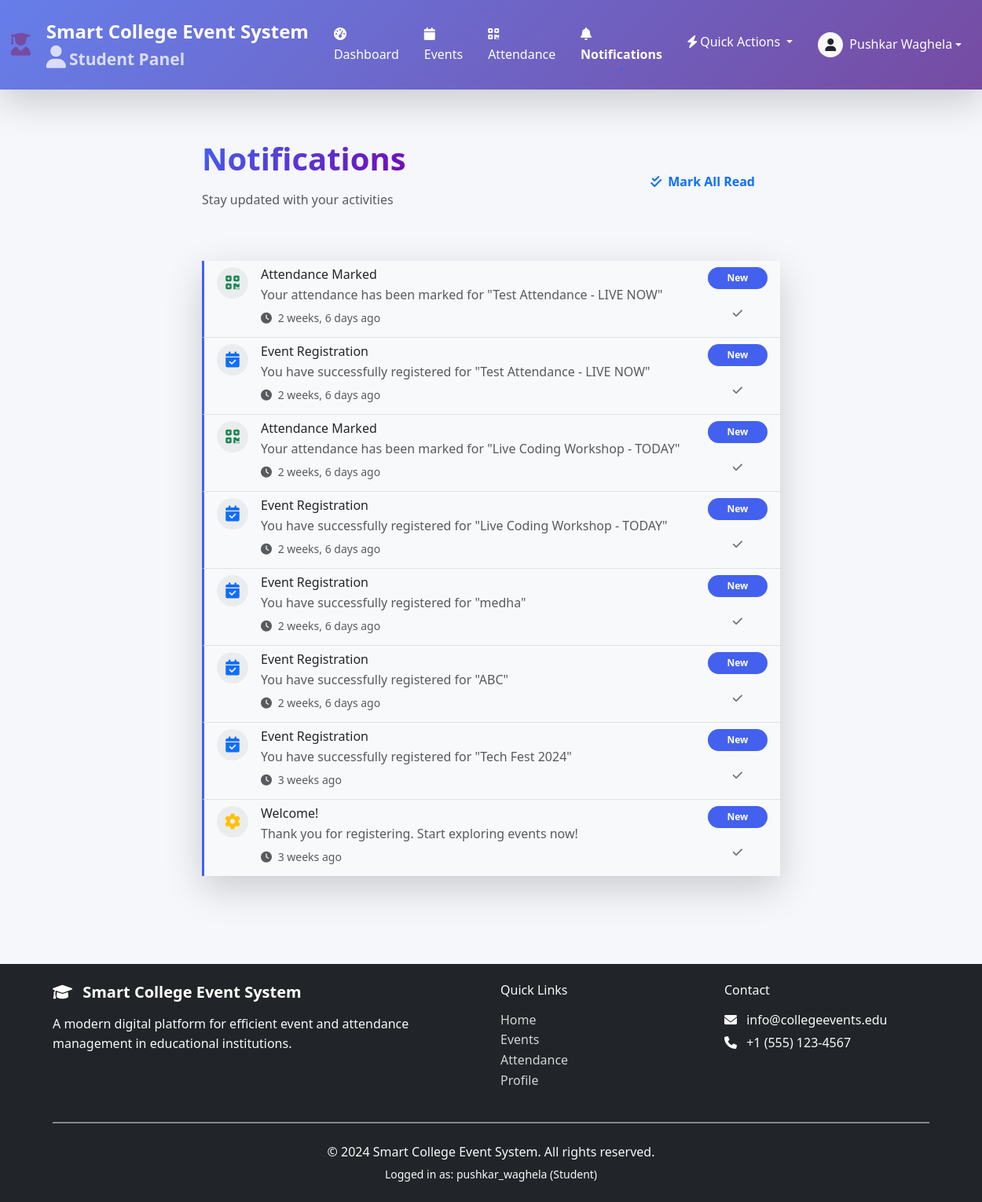
Screenshot of /notifications/ (signed in) with the database file from the repository.
### core/models.py (models this page shows, shortened)
class User(AbstractUser):
    ROLE_CHOICES = (
        ('admin', 'Administrator'),
        ('student', 'Student'),
        ('organizer', 'Event Organizer'),
    )
    role = models.CharField(max_length=20, choices=ROLE_CHOICES, default='student')
    student_id = models.CharField(max_length=20, blank=True, null=True, unique=True)
    department = models.CharField(max_length=100, blank=True)
    phone = models.CharField(max_length=15, blank=True)
    profile_picture = models.ImageField(upload_to='profiles/', blank=True, null=True)
    created_at = models.DateTimeField(auto_now_add=True)
    class Meta:
        ordering = ['-date_joined']

class Notification(models.Model):
    TYPE_CHOICES = (
        ('event', 'Event Update'),
        ('attendance', 'Attendance'),
        ('system', 'System'),
        ('reminder', 'Reminder'),
    )
    notification_id = models.CharField(max_length=20, unique=True, default=generate_notification_id)
    user = models.ForeignKey(User, on_delete=models.CASCADE, related_name='notifications')
    notification_type = models.CharField(max_length=20, choices=TYPE_CHOICES)
    title = models.CharField(max_length=200)
    message = models.TextField()
    is_read = models.BooleanField(default=False)
    related_event = models.ForeignKey(Event, on_delete=models.SET_NULL, null=True, blank=True)
    created_at = models.DateTimeField(auto_now_add=True)
    class Meta:
        ordering = ['-created_at']

### core/views.py (the view)
# urls.py: path('notifications/', views.notifications_view, name='notifications'),
@login_required
def notifications_view(request):
    notifications = Notification.objects.filter(user=request.user).order_by('-created_at')
    if request.method == 'POST' and request.POST.get('action') == 'mark_all_read':
        notifications.update(is_read=True)
        messages.success(request, 'All notifications marked as read.')
        return redirect('notifications')
    context = {'notifications': notifications}
    return render(request, 'notifications.html', context)

### templates/notifications.html (shortened to what this page needs)
{% extends 'base.html' %}
{% load static %}
{% block content %}
<div class="container py-5">
    <div class="row">
        <div class="col-lg-8 mx-auto">
            <div class="d-flex justify-content-between align-items-center mb-5">
                <div>
                    <h1 class="hero-title">Notifications</h1>
                    <p class="text-muted">Stay updated with your activities</p>
                </div>
                {% if notifications %}
                <button id="markAllReadBtn" class="btn btn-outline-primary">
                    <i class="fas fa-check-double me-2"></i>Mark All Read
                </button>
                {% endif %}
            </div>
            {% if notifications %}
            <div class="card border-0 shadow-lg">
                <div class="card-body p-0">
                    <div class="list-group list-group-flush" id="notificationList">
                        {% for notification in notifications %}
                        <div class="list-group-item notification-item {% if not notification.is_read %}bg-light unread{% endif %}"
                             id="notification-{{ notification.notification_id }}"
                             data-notification-id="{{ notification.notification_id }}">
                            <div class="d-flex w-100 justify-content-between align-items-start">
                                <div class="me-3">
                                    <div class="notification-icon mb-2">
                                        {% if notification.notification_type == 'event' %}
                                        <i class="fas fa-calendar-check text-primary fa-lg"></i>
                                        {% elif notification.notification_type == 'attendance' %}
                                        <i class="fas fa-qrcode text-success fa-lg"></i>
                                        {% elif notification.notification_type == 'system' %}
                                        <i class="fas fa-cog text-warning fa-lg"></i>
                                        {% else %}
                                        <i class="fas fa-bell text-info fa-lg"></i>
                                        {% endif %}
                                    </div>
                                </div>
                                <div class="flex-grow-1">
                                    <h6 class="mb-1">{{ notification.title }}</h6>
                                    <p class="mb-1 text-muted">{{ notification.message }}</p>
                                    <small class="text-muted">
                                        <i class="fas fa-clock me-1"></i>
                                        {{ notification.created_at|timesince }} ago
                                    </small>
                                </div>
                                <div class="ms-3">
                                    {% if not notification.is_read %}
                                    <span class="badge bg-primary mb-2 d-block">New</span>
                                    {% endif %}
                                    <button class="btn btn-sm btn-outline-secondary mark-read-btn"
                                            data-notification-id="{{ notification.notification_id }}">
                                        <i class="fas fa-check"></i>
                                    </button>
                                </div>
                            </div>
                        </div>
                        {% endfor %}
                    </div>
                </div>
            </div>
            {% else %}
            <div class="text-center py-5">
                <i class="fas fa-bell fa-4x text-muted mb-4"></i>
                <h3 class="text-muted">No notifications</h3>
                <p class="text-muted">You're all caught up!</p>
            </div>
            {% endif %}
        </div>
    </div>
</div>
{% endblock %}

### templates/base.html (shortened to what this page needs)
{% load static %}
<!DOCTYPE html>
<html lang="en">
<head>
    <link rel="stylesheet" href="https://cdn.jsdelivr.net/npm/bootstrap@5.3.2/dist/css/bootstrap.min.css">
    <link rel="stylesheet" href="https://cdnjs.cloudflare.com/ajax/libs/font-awesome/6.4.0/css/all.min.css">
    <link rel="stylesheet" href="https://cdnjs.cloudflare.com/ajax/libs/animate.css/4.1.1/animate.min.css">
    <link rel="stylesheet" href="{% static 'style.css' %}">
    <link rel="stylesheet" href="https://unpkg.com/leaflet@1.9.4/dist/leaflet.css" />
    <link rel="stylesheet" href="https://cdn.jsdelivr.net/npm/apexcharts@3.41.0/dist/apexcharts.css" />
    <link rel="stylesheet" href="https://cdn.jsdelivr.net/npm/sweetalert2@11/dist/sweetalert2.min.css">
    <link rel="stylesheet" href="https://cdnjs.cloudflare.com/ajax/libs/font-awesome/6.0.0/css/all.min.css">
</head>
<body>
    <nav class="navbar navbar-expand-lg navbar-dark role-nav shadow-lg">
        <div class="container-fluid">
            <a class="navbar-brand d-flex align-items-center" href="/">
                <i
                    class="fas {% if user.role == 'admin' or user.is_staff %}fa-user-shield{% elif user.role == 'student' %}fa-user-graduate{% elif user.role == 'organizer' %}fa-calendar-alt{% else %}fa-graduation-cap{% endif %} me-2 role-icon"></i>
                <div>
                    <div>Smart College Event System</div>
                    {% if user.is_authenticated %}
                    <small class="d-block opacity-75">
                        {% if user.role == 'admin' or user.is_staff %}
                        <i class="fas fa-shield-alt me-1"></i>Administrator Panel
                        {% elif user.role == 'student' %}
                        <i class="fas fa-user me-1"></i>Student Panel
                        {% elif user.role == 'organizer' %}
                        <i class="fas fa-calendar-alt me-1"></i>Organizer Panel
                        {% else %}
                        <i class="fas fa-user me-1"></i>User Panel
                        {% endif %}
                    </small>
                    {% endif %}
                </div>
            </a>
            <div class="collapse navbar-collapse" id="navbarMain">
                {% if user.is_authenticated %}
                <ul class="navbar-nav me-auto">
                    <li class="nav-item">
                        <a class="nav-link" href="{% url 'dashboard' %}">
                            <i class="fas fa-tachometer-alt me-1"></i>Dashboard
                        </a>
                    </li>
                    <li class="nav-item">
                        <a class="nav-link" href="{% url 'events' %}">
                            <i class="fas fa-calendar me-1"></i>Events
                        </a>
                    </li>
                    <li class="nav-item">
                        <a class="nav-link" href="{% url 'attendance' %}">
                            <i class="fas fa-qrcode me-1"></i>Attendance
                        </a>
                    </li>
                    {% if user.role == 'student' %}
                    <li class="nav-item">
                        <a class="nav-link" href="{% url 'notifications' %}">
                            <i class="fas fa-bell me-1"></i>Notifications
                        </a>
                    </li>
                    {% endif %}
                </ul>
                <ul class="navbar-nav ms-auto">
                    <li class="nav-item dropdown">
                        <a class="nav-link dropdown-toggle" href="#" role="button" data-bs-toggle="dropdown">
                            <i class="fas fa-bolt me-1"></i>Quick Actions
                        </a>
                    </li>
                    <li class="nav-item dropdown">
                        <a class="nav-link dropdown-toggle d-flex align-items-center" href="#" role="button"
                            data-bs-toggle="dropdown">
                            {% if user.profile_picture %}
                            <img src="{{ user.profile_picture.url }}" alt="Profile" class="rounded-circle me-2"
                                style="width: 32px; height: 32px; object-fit: cover;">
                            {% else %}
                            <div class="bg-light text-dark rounded-circle d-flex align-items-center justify-content-center me-2"
                                style="width: 32px; height: 32px;">
                                <i class="fas fa-user"></i>
                            </div>
                            {% endif %}
                            <div>
                                <div>{{ user.get_full_name|default:user.username }}</div>
                            </div>
                        </a>
                    </li>
                </ul>
                {% endif %}
            </div>
        </div>
    </nav>
    <main class="{% if user.is_authenticated and user.role == 'student' %}mb-5 pb-3{% endif %}">
        {% block content %}{% endblock %}
    </main>
    <footer class="footer bg-dark text-light mt-5 py-4">
        <div class="container">
            <div class="row">
                <div class="col-md-6">
                    <h5 class="mb-3">
                        <i class="fas fa-graduation-cap me-2"></i>
                        Smart College Event System
                    </h5>
                    <p class="text-light-50 mb-0">
                        A modern digital platform for efficient event and attendance management in educational
                        institutions.
                    </p>
                </div>
                <div class="col-md-3">
                    <h6 class="mb-3">Quick Links</h6>
                    <ul class="list-unstyled">
                        <li><a href="/" class="text-light-50 text-decoration-none">Home</a></li>
                        <li><a href="{% url 'events' %}" class="text-light-50 text-decoration-none">Events</a></li>
                        <li><a href="{% url 'attendance' %}" class="text-light-50 text-decoration-none">Attendance</a>
                        </li>
                        {% if user.is_authenticated %}
                        <li><a href="{% url 'profile' %}" class="text-light-50 text-decoration-none">Profile</a></li>
                        {% endif %}
                    </ul>
                </div>
                <div class="col-md-3">
                    <h6 class="mb-3">Contact</h6>
                    <p class="text-light-50 mb-1">
                        <i class="fas fa-envelope me-2"></i> info@collegeevents.edu
                    </p>
                    <p class="text-light-50 mb-0">
                        <i class="fas fa-phone me-2"></i> +1 (555) 123-4567
                    </p>
                </div>
            </div>
            <hr class="bg-secondary my-4">
            <div class="text-center text-light-50">
                <p class="mb-0">© 2024 Smart College Event System. All rights reserved.</p>
                <small class="d-block mt-1">
                    {% if user.is_authenticated %}
                    Logged in as: {{ user.username }} ({{ user.get_role_display }})
                    {% else %}
                    Please login to access all features
                    {% endif %}
                </small>
            </div>
        </div>
    </footer>
</body>
</html>

### static/style.css (style rules this page uses)
:root { --primary: #4361ee; --primary-dark: #3a56d4; --secondary: #7209b7; --success: #2ec4b6; --danger: #e71d36; --warning: #ff9f1c; --light: #f8f9fa; --dark: #212529; --gray: #6c757d; --light-gray: #e9ecef; --card-shadow: 0 5px 15px rgba(0, 0, 0, 0.08); --hover-shadow: 0 10px 25px rgba(0, 0, 0, 0.12); }
* { margin: 0; padding: 0; box-sizing: border-box; }
body { font-family: 'Segoe UI', Tahoma, Geneva, Verdana, sans-serif; background-color: #f5f7fb; color: var(--dark); line-height: 1.6; min-height: 100vh; }
.navbar { background: linear-gradient(135deg, var(--primary) 0%, var(--secondary) 100%); box-shadow: 0 2px 10px rgba(0, 0, 0, 0.1); padding: 1rem 0; }
.navbar-brand { font-weight: 700; font-size: 1.5rem; color: white !important; display: flex; align-items: center; gap: 10px; }
.navbar-brand i { font-size: 1.8rem; }
.nav-link { color: rgba(255, 255, 255, 0.9) !important; font-weight: 500; padding: 0.5rem 1rem !important; transition: all 0.3s ease; }
.hero-title { font-size: 2.8rem; font-weight: 800; color: var(--dark); margin-bottom: 1rem; line-height: 1.2; }
.btn { border-radius: 10px; padding: 0.75rem 2rem; font-weight: 600; transition: all 0.3s ease; border: none; }
.badge { padding: 0.5rem 1rem; border-radius: 20px; font-weight: 600; }
.bg-primary { background: var(--primary) !important; }
.footer { background: var(--dark); color: white; padding: 3rem 0; margin-top: 4rem; }
.footer h5 { color: white; margin-bottom: 1.5rem; font-weight: 600; }
.footer a { color: rgba(255, 255, 255, 0.8); text-decoration: none; transition: color 0.3s ease; }
hr { border-top: 2px solid var(--light-gray); opacity: 0.5; }
.container { animation: fadeInUp 0.8s ease; }
html { scroll-behavior: smooth; }

### templates/base.html (style rules this page uses)
.navbar-dark .navbar-brand, .navbar-dark .navbar-nav .nav-link, .navbar-dark .navbar-nav .dropdown-toggle { color: white !important; }

### templates/notifications.html (style rules this page uses)
.hero-title { font-size: 2.5rem; font-weight: 700; background: linear-gradient(135deg, #4361ee 0%, #7209b7 100%); -webkit-background-clip: text; -webkit-text-fill-color: transparent; background-clip: text; }

### rows the page displays
User: get_full_name "Pushkar Waghela", username "pushkar_waghela", role "Student"
Notification: notification_type "attendance" (drawn), title "Attendance Marked", message "Your attendance has been marked for \"Test Attendance - LIVE NOW\"", created_at "2 weeks, 6 days", is_read "New"
Notification: notification_type "event" (drawn), title "Event Registration", message "You have successfully registered for \"Test Attendance - LIVE NOW\"", created_at "2 weeks, 6 days", is_read "New"
Notification: notification_type "attendance" (drawn), title "Attendance Marked", message "Your attendance has been marked for \"Live Coding Workshop - TODAY\"", created_at "2 weeks, 6 days", is_read "New"
Notification: notification_type "event" (drawn), title "Event Registration", message "You have successfully registered for \"Live Coding Workshop - TODAY\"", created_at "2 weeks, 6 days", is_read "New"
Notification: notification_type "event" (drawn), title "Event Registration", message "You have successfully registered for \"medha\"", created_at "2 weeks, 6 days", is_read "New"
Notification: notification_type "event" (drawn), title "Event Registration", message "You have successfully registered for \"ABC\"", created_at "2 weeks, 6 days", is_read "New"
Notification: notification_type "event" (drawn), title "Event Registration", message "You have successfully registered for \"Tech Fest 2024\"", created_at "3 weeks", is_read "New"
Notification: notification_type "system" (drawn), title "Welcome!", message "Thank you for registering. Start exploring events now!", created_at "3 weeks", is_read "New"
